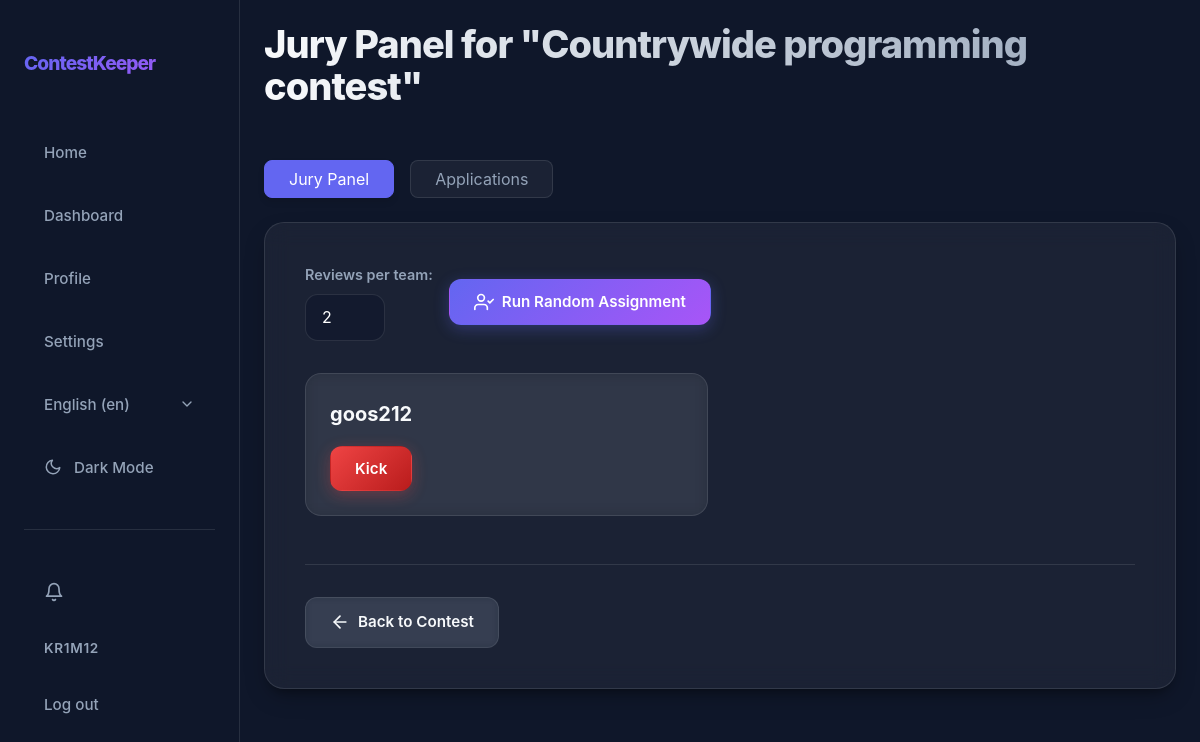
Before: /en/contests/16/jurys/ (signed in) with the older database file.
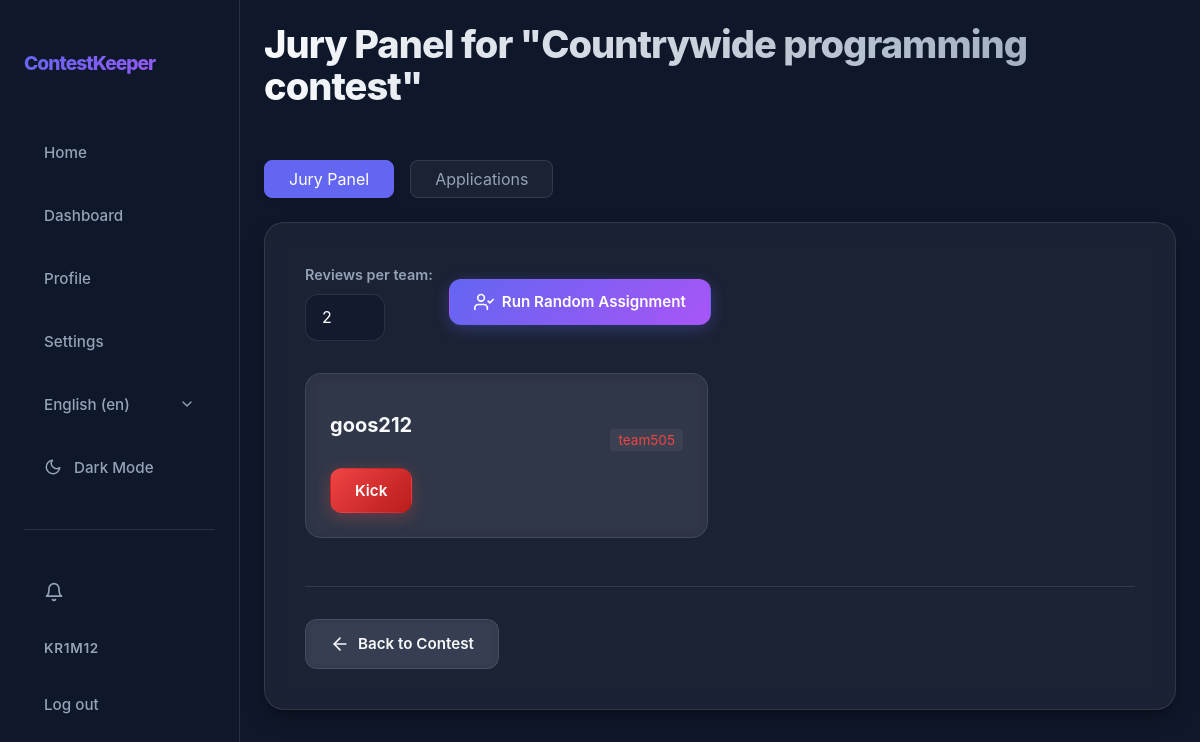
After: the same page with the newer database file.
### app/models.py (models this page shows, shortened)
class User(AbstractUser):
    class Role(models.TextChoices):
        ORGANIZER = "ORGANIZER", _("Organizer")
        JURY = "JURY", _("Jury")
        PARTICIPANT = "PARTICIPANT", _("Participant")
    username = models.CharField(max_length=20, unique=True)
    bio = models.CharField(max_length=200, blank=True)
    role = models.CharField(choices=Role.choices, default=Role.PARTICIPANT)

class JuryAssignment(models.Model):
    contest = models.ForeignKey(Contest, on_delete=models.CASCADE, related_name="jury_assignments")
    team = models.ForeignKey(Team, on_delete=models.CASCADE, related_name="jury_assignments")
    jury_member = models.ForeignKey(User, on_delete=models.CASCADE, related_name="jury_assignments")
    assigned_at = models.DateTimeField(auto_now_add=True)
    class Meta:
        unique_together = ("contest", "team", "jury_member")
        verbose_name = "Jury Assignment"
        verbose_name_plural = "Jury Assignments"

class Team(models.Model):
    class Status(models.TextChoices):
        DRAFT = "DRAFT", _("Draft")
        ACTIVE = "ACTIVE", _("Active")
    name = models.CharField(max_length=100)
    description = models.TextField(max_length=200, blank=True)
    status = models.CharField(choices=Status.choices, default=Status.DRAFT)
    participants = models.ManyToManyField(User, related_name="participated_teams")
    captain = models.ForeignKey(User, on_delete=models.CASCADE, related_name="captained_teams", null=True, blank=True)
    blacklisted_members = models.ManyToManyField(User, related_name="blacklisted_from_teams", blank=True)
    organization = models.CharField(max_length=100, blank=True)
    telegram_link = models.URLField(blank=True)
    discord_link = models.URLField(blank=True)
    website_link = models.URLField(blank=True)

### app/views/views_team.py (the view)
# urls.py: path("<int:pk>/jurys/",                     views.ViewJurysView.as_view(),     name="contest_jurys"),
class ViewJurysView(RedirectToRegisterMixin, ListView):
    template_name = "app/juries/jurys.html"
    context_object_name = "jurys"
    def get_queryset(self):
        self.contest = get_object_or_404(Contest, pk=self.kwargs["pk"])
        return self.contest.jurys.all()
    def get_context_data(self, **kwargs):
        assignments = JuryAssignment.objects.filter(contest=self.contest).select_related('team', 'jury_member')
        jury_applications = None
        if self.request.user.is_authenticated and self.request.user == self.contest.organizer:
            jury_applications = Application.objects.filter(
                contest=self.contest,
                application_type=Application.Type.JURY,
                status=Application.Status.PENDING
            ).select_related('user')
        return super().get_context_data(contest=self.contest, assignments=assignments, jury_applications=jury_applications, **kwargs)

### app/context_processors.py (called while the page is built)
def notification_count(request):
    if request.user.is_authenticated:
        return {
            'unread_notification_count': request.user.notifications.filter(is_read=False).count()
        }
    return {'unread_notification_count': 0}

### app/templates/app/juries/jurys.html (shortened to what the changed rows need)
{% extends 'app/core/base.html' %}
{% load static %}
{% load i18n %}
{% block extra_css %}
<link rel="stylesheet" href="{% static 'css/juries/jurys.css' %}">
<link rel="stylesheet" href="{% static 'css/teams/team.css' %}">
<link rel="stylesheet" href="{% static 'css/teams/teams.css' %}">
{% endblock %}
{% block content %}
        <header class="dashboard-header">
            <h1 id="h1" class="animate-fade-in">{% blocktrans with name=contest.name %}Jury Panel for "{{ name }}"{% endblocktrans %}</h1>
        </header>
        <div class="glass-panel animate-fade-in delay-1">
            <div id="jurys-panel" class="tab-panel active">
                {% if jurys %}
                <ul class="teams-list">
                    {% for jury in jurys %}
                    <li>
                        <div class="team-card">
                            <div class="div-002">
                                <span class="team-name">{{ jury.username }}</span>
                                <div class="assigned-teams div-003">
                                    {% if user == contest.organizer or user.is_staff or user.is_jury %}
                                    {% with jury_assignments=assignments|dictsort:"team.name" %}
                                        {% for assignment in jury_assignments %}
                                            {% if assignment.jury_member_id == jury.id %}
                                                <span class="badge span-001">
                                                    {{ assignment.team.name }}
                                                </span>
                                            {% endif %}
                                        {% endfor %}
                                    {% endwith %}
                                    {% endif %}
                                </div>
                            </div>
                            {% if user == contest.organizer %}
                            <form action="{% url 'jury_kick' pk=contest.pk user_id=jury.pk %}" method="post" class="form-001" data-confirm="{% blocktrans with name=jury.username %}Remove {{ name }} from the jury panel?{% endblocktrans %}">
                                <button type="submit" class="btn btn-danger btn-sm">{% trans "Kick" %}</button>
                            </form>
                            {% endif %}
                        </div>
                    </li>
                    {% endfor %}
                </ul>
                {% else %}
                <div class="empty-state">
                    <p>{% trans "No jurys assigned to this contest yet." %}</p>
                </div>
                {% endif %}
            </div>
        </div>
{% endblock %}

Changed rows visible on the page:
added JuryAssignment: team.name "team505", shown under User "goos212"
